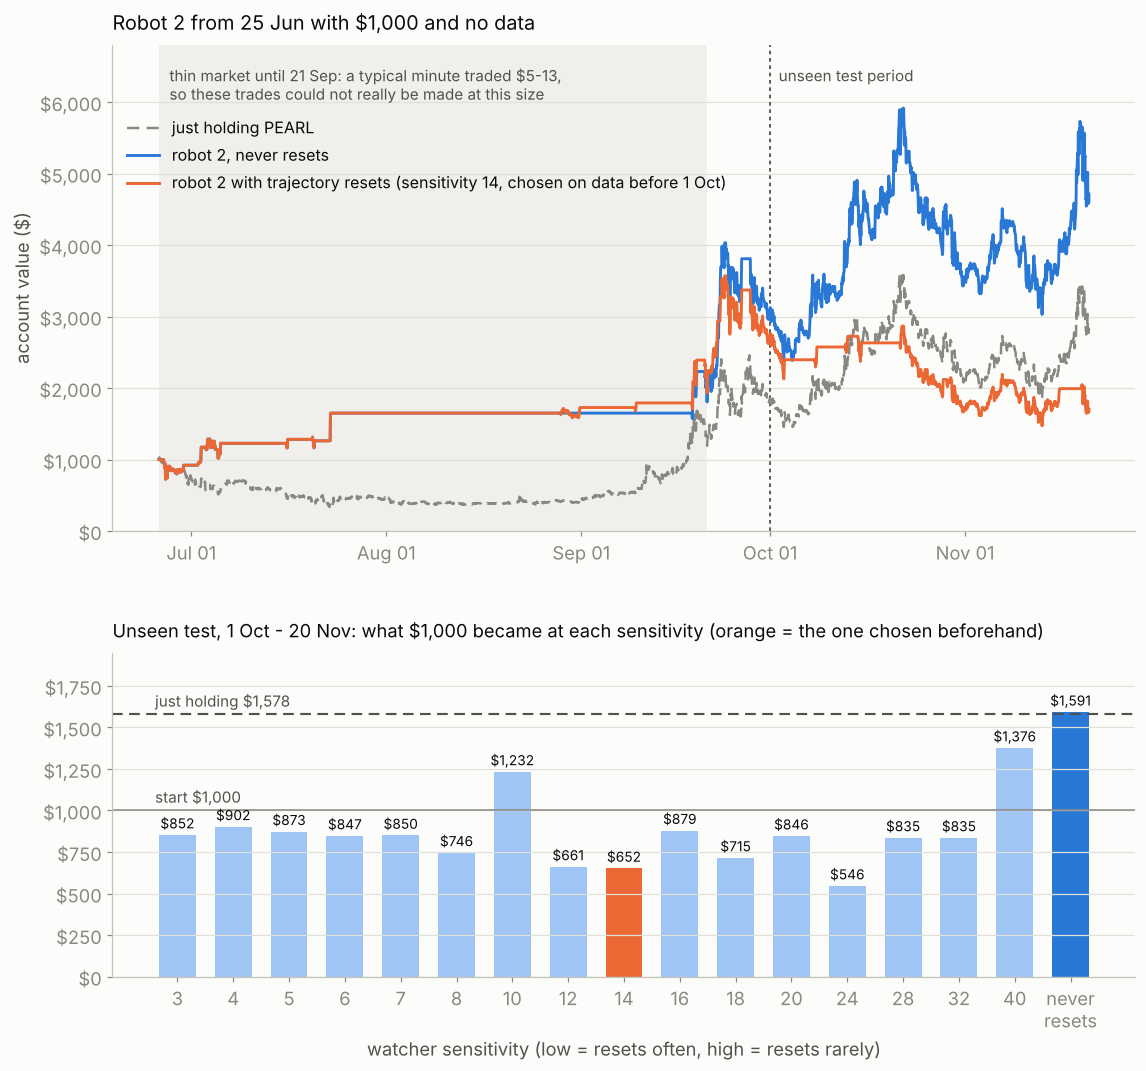

The script that saved this image:
#!/usr/bin/env python3
"""
Plan step: choose the watcher's sensitivity without hindsight.

Runs robot 2 (cold start 25 Jun, trajectory resets) at many sensitivity levels, plus a robot
that never resets. Levels are judged on 25 Jun - 30 Sep only; the chosen level is then checked
on 1 Oct - 20 Nov, which played no part in choosing it.

    python3 traj_sweep.py            # -> data/traj_sweep.csv, data/traj_sweep_curves.npz, traj_sweep.png
"""
import os
os.environ.setdefault("OMP_NUM_THREADS", "1")
os.environ.setdefault("OPENBLAS_NUM_THREADS", "1")

import csv
import multiprocessing as mp
import sys
import time

import numpy as np
import pandas as pd

from engine import Engine, feed

LEVELS = [3, 4, 5, 6, 7, 8, 10, 12, 14, 16, 18, 20, 24, 28, 32, 40]
TRAIN_END = "2026-10-01"
DF = None


def load():
    return pd.read_csv("data/PEARL-USDT_min1.csv", parse_dates=["time"])


def run(cfg):
    global DF
    if DF is None:
        DF = load()
    name, kw = cfg
    t0 = time.time()
    e = feed(Engine(**kw), DF)
    rec = np.array(e.rec, dtype=float)
    print(f"  {name:<14} done in {time.time() - t0:.0f}s: ${e.value():,.0f}, {len(e.library) + 1} trajectories",
          flush=True)
    return name, {"rec": rec, "final": e.value(), "trades": len(e.trades), "kap": e.kap[:e.n].copy(),
                  "trajectories": len(e.library) + 1, "F": e.F.copy(), "trade_list": e.trades}


def middle_of_best_stretch(values):
    """Index of the middle of the biggest run of values at or above their average."""
    v = np.asarray(values, float)
    high = np.concatenate(([0], (v >= v.mean()).astype(int), [0]))
    d = np.diff(high)
    starts, ends = np.flatnonzero(d == 1), np.flatnonzero(d == -1) - 1
    lengths = ends - starts + 1
    best = max(np.flatnonzero(lengths == lengths.max()), key=lambda q: v[starts[q]:ends[q] + 1].mean())
    return int((starts[best] + ends[best]) // 2), (int(starts[best]), int(ends[best]))


def main():
    cfgs = [(f"eta {h}", {"eta": h}) for h in LEVELS] + [("never reset", {"resets": False})]
    print(f"{len(cfgs)} runs on {mp.cpu_count()} cores", flush=True)
    with mp.Pool(mp.cpu_count()) as pool:
        out = dict(pool.map(run, cfgs, chunksize=1))

    df = load()
    ts = df["time"].values.astype("datetime64[m]").astype(np.int64)
    cl = df["close"].values.astype(float)
    cut_ts = int(np.datetime64(TRAIN_END, "m").astype(np.int64))
    k_cut = int(np.searchsorted(ts, cut_ts)) - 1                 # last minute of 30 Sep
    k0 = 240
    kap = out[cfgs[0][0]]["kap"]                                  # cost per side on each minute
    hold = lambda a, z: 1000 * cl[z] * (1 - kap[z]) / (cl[a] * (1 + kap[a]))
    hold_train, hold_test, hold_all = hold(k0, k_cut), hold(k_cut, len(cl) - 1), hold(k0, len(cl) - 1)

    rows = []
    for name, _ in cfgs:
        o = out[name]
        rec = o["rec"]
        train = rec[rec[:, 0] <= ts[k_cut]][-1, 1]
        rows.append([name, o["trajectories"], o["trades"], train, 1000 * o["final"] / train, o["final"]])
    with open("data/traj_sweep.csv", "w", newline="") as f:
        w = csv.writer(f)
        w.writerow(["run", "trajectories", "robot_trades", "train_$_30Sep", "test_$_per_1000_1Oct-20Nov", "final_$"])
        for r in rows:
            w.writerow(r[:3] + [round(x, 2) for x in r[3:]])
        w.writerow(["just holding", "", "", round(hold_train, 2), round(hold_test, 2), round(hold_all, 2)])
    np.savez_compressed("data/traj_sweep_curves.npz", **{n.replace(" ", "_"): out[n]["rec"] for n, _ in cfgs})
    import pickle
    with open("data/traj_sweep_trades.pkl", "wb") as f:
        pickle.dump({n: out[n]["trade_list"] for n, _ in cfgs}, f)

    print(f"\n{'run':<14}{'trajectories':>13}{'trades':>8}{'TRAIN to 30 Sep':>17}{'TEST 1 Oct-20 Nov':>19}{'whole period':>14}")
    for r in rows:
        print(f"{r[0]:<14}{r[1]:>13}{r[2]:>8}{f'${r[3]:,.0f}':>17}{f'${r[4]:,.0f}':>19}{f'${r[5]:,.0f}':>14}")
    print(f"{'just holding':<14}{'':>13}{'':>8}{f'${hold_train:,.0f}':>17}{f'${hold_test:,.0f}':>19}{f'${hold_all:,.0f}':>14}")
    lv = [r for r in rows if r[0].startswith("eta")]
    mid, (a, z) = middle_of_best_stretch([r[3] for r in lv])
    print(f"\nchosen on TRAIN only: biggest high stretch is {lv[a][0]} .. {lv[z][0]}; middle = {lv[mid][0]}")
    print(f"  its TEST result: ${lv[mid][4]:,.0f} per $1,000   (just holding ${hold_test:,.0f}, "
          f"never reset ${rows[-1][4]:,.0f})")


def plot():
    """Draw traj_sweep.png from the saved results."""
    import matplotlib
    matplotlib.use("Agg")
    import matplotlib.dates as mdates
    import matplotlib.pyplot as plt

    surface, ink, ink2, muted, gridc = "#fcfcfb", "#0b0b0b", "#52514e", "#898781", "#e1e0d9"
    blue, orange = "#2a78d6", "#eb6834"
    plt.rcParams.update({"font.size": 12, "text.color": ink, "axes.labelcolor": ink2,
                         "xtick.color": muted, "ytick.color": muted, "axes.edgecolor": "#c3c2b7"})
    res = pd.read_csv("data/traj_sweep.csv")
    curves = np.load("data/traj_sweep_curves.npz")
    lv = res[res["run"].str.startswith("eta")].reset_index(drop=True)
    mid, _ = middle_of_best_stretch(lv["train_$_30Sep"].values)
    chosen = lv["run"][mid]
    hold = res[res["run"] == "just holding"].iloc[0]
    never = res[res["run"] == "never reset"].iloc[0]

    df = load()
    ts = df["time"].values.astype("datetime64[m]").astype(np.int64)
    cl = df["close"].values.astype(float)
    t = lambda rec: rec[:, 0].astype("datetime64[m]").astype("datetime64[s]").astype(object)
    rec_n, rec_c = curves["never_reset"], curves[chosen.replace(" ", "_")]
    hold_curve = 1000 * cl[np.searchsorted(ts, rec_n[:, 0].astype(np.int64))] / cl[240]
    cut = np.datetime64(TRAIN_END).astype("datetime64[s]").astype(object)
    thin = np.datetime64("2026-09-21").astype("datetime64[s]").astype(object)

    fig, (ax, bx) = plt.subplots(2, 1, figsize=(12, 11), facecolor=surface,
                                 gridspec_kw={"height_ratios": [1.5, 1], "hspace": 0.3})
    for a_ in (ax, bx):
        a_.set_facecolor(surface)
        a_.grid(axis="y", color=gridc, lw=0.8)
        for side in ("top", "right"):
            a_.spines[side].set_visible(False)
        a_.yaxis.set_major_formatter(matplotlib.ticker.FuncFormatter(lambda v, _: f"${v:,.0f}"))
    ax.axvspan(t(rec_n)[0], thin, color="#f0efec", lw=0)
    ax.text(t(rec_n)[40], 6500, "thin market until 21 Sep: a typical minute traded $5-13,\nso these trades could not really be made at this size",
            fontsize=10, color=ink2, va="top")
    ax.axvline(cut, color=ink2, lw=1.2, ls=(0, (2, 2)))
    ax.text(cut, 6500, "  unseen test period", fontsize=10, color=ink2, va="top")
    ax.plot(t(rec_n), hold_curve, color=muted, lw=1.6, ls=(0, (5, 3)), label="just holding PEARL")
    ax.plot(t(rec_n), rec_n[:, 1], color=blue, lw=1.9, label="robot 2, never resets")
    ax.plot(t(rec_c), rec_c[:, 1], color=orange, lw=1.9,
            label=f"robot 2 with trajectory resets (sensitivity {chosen.split()[1]}, chosen on data before 1 Oct)")
    ax.legend(loc="upper left", bbox_to_anchor=(0.0, 0.88), frameon=False, fontsize=10.5)
    ax.set_ylim(0, 6800)
    ax.xaxis.set_major_formatter(mdates.DateFormatter("%b %d"))
    ax.set_ylabel("account value ($)")
    ax.set_title("Robot 2 from 25 Jun with $1,000 and no data", loc="left", fontsize=13, pad=10)

    names = [r.split()[1] for r in lv["run"]] + ["never\nresets"]
    vals = list(lv["test_$_per_1000_1Oct-20Nov"]) + [never["test_$_per_1000_1Oct-20Nov"]]
    cols = [orange if r == chosen else "#9ec5f4" for r in lv["run"]] + [blue]
    bx.bar(range(len(vals)), vals, color=cols, width=0.66)
    for k, v in enumerate(vals):
        bx.text(k, v + 20, f"${v:,.0f}", ha="center", va="bottom", fontsize=9, color=ink)
    hv = hold["test_$_per_1000_1Oct-20Nov"]
    bx.axhline(hv, color=ink2, lw=1.4, ls=(0, (5, 3)))
    bx.text(-0.4, hv + 25, f"just holding ${hv:,.0f}", fontsize=10, color=ink2, va="bottom")
    bx.axhline(1000, color=muted, lw=1)
    bx.text(-0.4, 1000 + 25, "start $1,000", fontsize=10, color=ink2, va="bottom")
    bx.set_xticks(range(len(vals)))
    bx.set_xticklabels(names)
    bx.set_ylim(0, 1950)
    bx.set_xlabel("watcher sensitivity (low = resets often, high = resets rarely)")
    bx.set_title("Unseen test, 1 Oct - 20 Nov: what $1,000 became at each sensitivity (orange = the one chosen beforehand)",
                 loc="left", fontsize=12, pad=10)
    fig.savefig("traj_sweep.png", dpi=110, facecolor=surface, bbox_inches="tight")
    print("saved traj_sweep.png")


if __name__ == "__main__":
    if "plot" not in sys.argv:
        main()
    plot()
